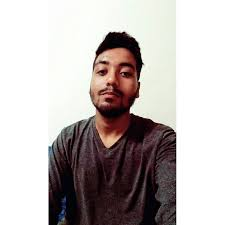
#> input picture download.jpg, 225 x 225 px
$ python ImgColorChannel.py
#> lines starting #> are read from the running program, lines starting #| are printed output that depends on the picture
import numpy as np
import cv2

color = cv2.imread("download.jpg",1)
#> color is the input picture: shape (225, 225, 3); mean B, G, R 180.7, 182.4, 189.4
cv2.imshow("Image",color)
cv2.moveWindow("Image",0,0)
print(color.shape)
#| (225, 225, 3)
height,width,channels = color.shape
#> height = 225; width = 225; channels = 3

b,g,r = cv2.split(color)
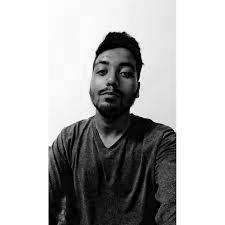
#> b: shape (225, 225); min 0, max 255, mean 180.7
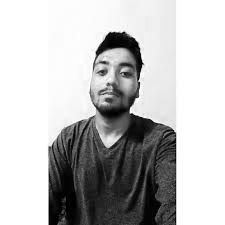
#> r: shape (225, 225); min 0, max 255, mean 189.4

rgb_split = np.empty([height,width*3,3],'uint8')

rgb_split[:, 0:width] = cv2.merge([b,b,b])
rgb_split[:, width:width*2] = cv2.merge([g,g,g])
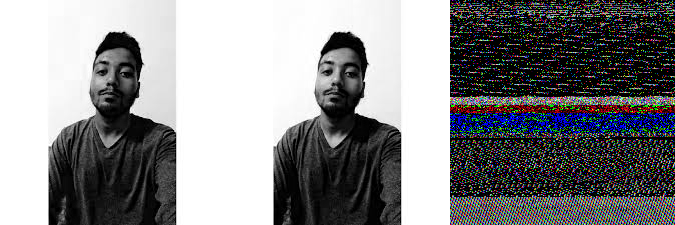
#> rgb_split: shape (225, 675, 3); mean of channels 0, 1, 2 137.4, 135.8, 135.5; drawn as B, G, R
rgb_split[:, width*2:width*3] = cv2.merge([r, r, r])
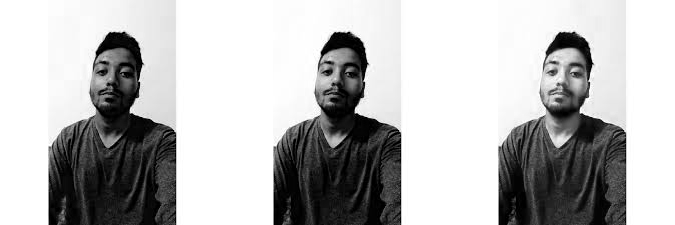
#> rgb_split: shape (225, 675, 3); min 0, max 255, mean 184.2

cv2.imshow("Channels",rgb_split)
cv2.moveWindow("Channels",0,height)

#Adding HSV - Hue, Saturation, Vue
hsv =cv2.cvtColor(color, cv2.COLOR_BGR2HSV)
#> hsv: shape (225, 225, 3); mean H, S, V 50.2, 45.3, 190.4
h, s, v= cv2.split(hsv)
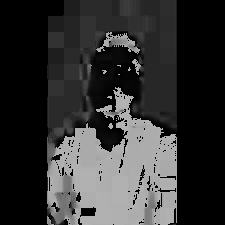
#> h: shape (225, 225); min 0, max 179, mean 50.2
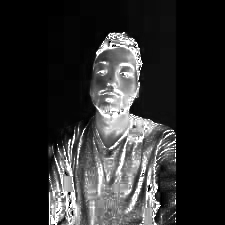
#> s: shape (225, 225); min 0, max 255, mean 45.3
hsv_split = np.concatenate((h, s, v),axis=1)
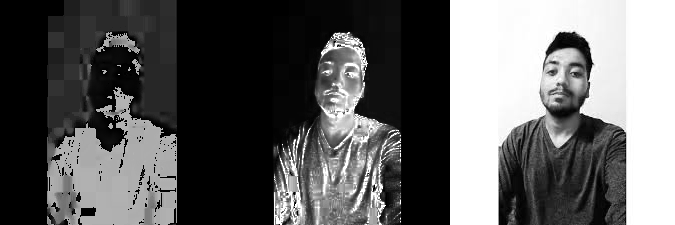
#> hsv_split: shape (225, 675); min 0, max 255, mean 95.3
cv2.imshow("Split HSV",hsv_split)

cv2.waitKey(0)
cv2.destroyAllWindows()
